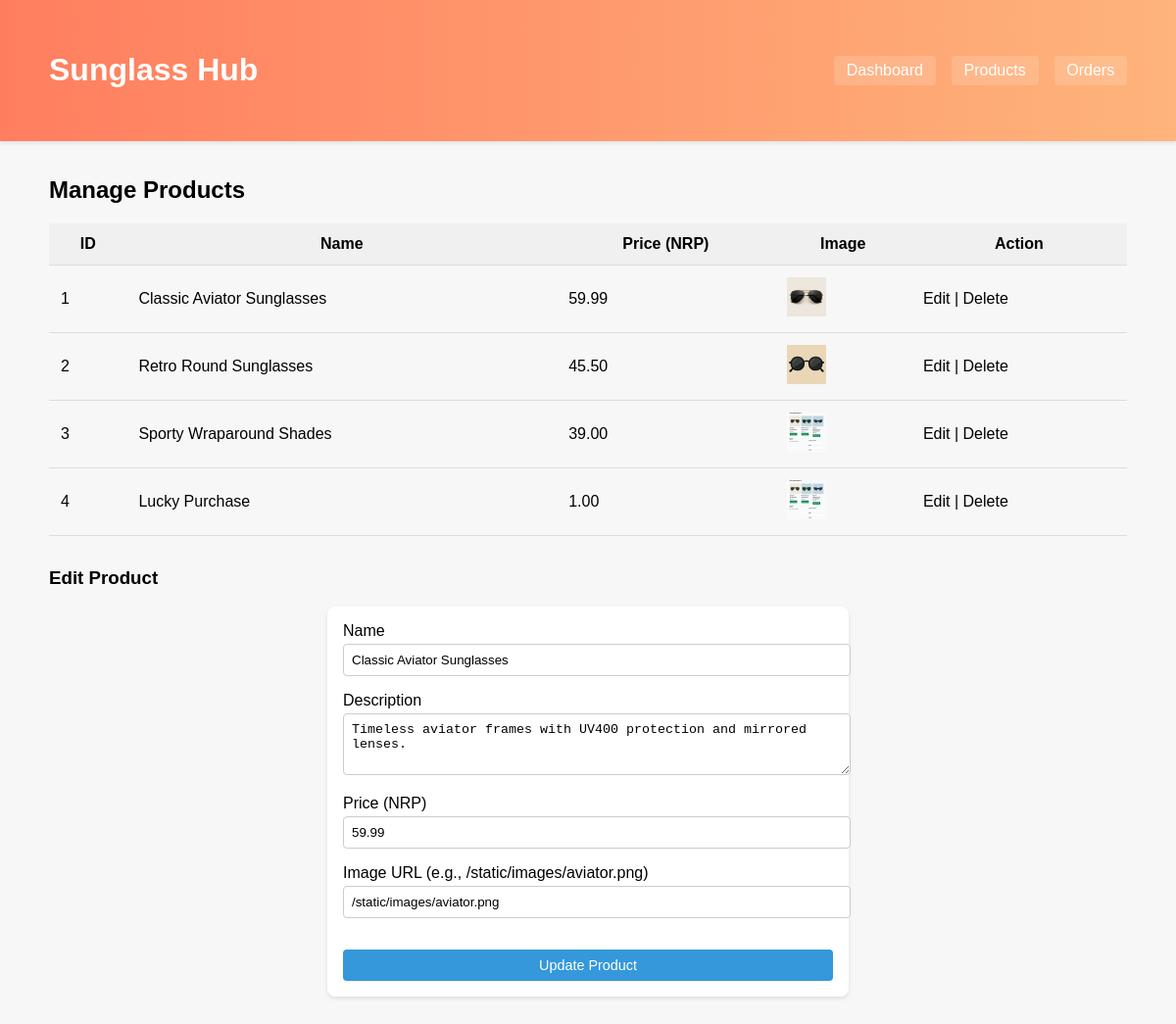
The page /admin/products?edit_id=1 on the database its author committed.
### tables this page shows
CREATE TABLE products (
            id INTEGER PRIMARY KEY AUTOINCREMENT,
            name TEXT NOT NULL,
            description TEXT NOT NULL,
            price REAL NOT NULL,
            image_url TEXT NOT NULL
        );

### main.py (the view)
@app.get("/admin/products")
def admin_products(
    request: Request,
    edit_id: Optional[int] = None,
    delete_id: Optional[int] = None,
) -> HTMLResponse:
    if delete_id:
        database.delete_product(int(delete_id))
        return RedirectResponse(url="/admin/products", status_code=303)
    products = database.get_products()
    product_to_edit = database.get_product(edit_id) if edit_id else None
    return templates.TemplateResponse(
        "admin_products.html",
        {"request": request, "products": products, "product_to_edit": product_to_edit},
    )

### templates/admin_products.html (shortened to what this page needs)
<!DOCTYPE html>
<html lang="en">
<head>
  <link rel="stylesheet" href="/static/css/styles.css">
</head>
<body>
  <header>
    <div class="container">
      <h1><a href="/">Sunglass Hub</a></h1>
      <nav>
        <a class="nav-link" href="/admin">Dashboard</a>
        <a class="nav-link" href="/admin/products">Products</a>
        <a class="nav-link" href="/admin/orders">Orders</a>
      </nav>
    </div>
  </header>
  <div class="container">
    <h2>Manage Products</h2>
    <table class="cart-table">
      <thead>
        <tr><th>ID</th><th>Name</th><th>Price (NRP)</th><th>Image</th><th>Action</th></tr>
      </thead>
      <tbody>
        {% for p in products %}
        <tr>
          <td>{{ p.id }}</td>
          <td>{{ p.name }}</td>
          <td>{{ '%.2f' % p.price }}</td>
          <td><img src="{{ p.image_url }}" alt="{{ p.name }}" style="height:40px;"></td>
          <td><a href="/admin/products?edit_id={{ p.id }}">Edit</a> | <a href="/admin/products?delete_id={{ p.id }}" onclick="return confirm('Delete this product?');">Delete</a></td>
        </tr>
        {% endfor %}
      </tbody>
    </table>
    <h3 style="margin-top:2rem;">{% if product_to_edit %}Edit Product{% else %}Add Product{% endif %}</h3>
    <form action="/admin/save-product" method="get" style="max-width:500px;">
      <div>
        <label for="name">Name</label>
        <input type="text" id="name" name="name" required value="{{ product_to_edit.name if product_to_edit else '' }}">
      </div>
      <div>
        <label for="description">Description</label>
        <textarea id="description" name="description" rows="3" required>{{ product_to_edit.description if product_to_edit else '' }}</textarea>
      </div>
      <div>
        <label for="price">Price (NRP)</label>
        <input type="number" step="0.01" id="price" name="price" required value="{{ product_to_edit.price if product_to_edit else '' }}">
      </div>
      <div>
        <label for="image_url">Image URL (e.g., /static/images/aviator.png)</label>
        <input type="text" id="image_url" name="image_url" required value="{{ product_to_edit.image_url if product_to_edit else '/static/images/aviator.png' }}">
      </div>
      <button type="submit" class="btn btn-primary" style="margin-top:1rem;">{% if product_to_edit %}Update{% else %}Add{% endif %} Product</button>
    </form>
  </div>
</body>
</html>

### static/css/styles.css (style rules this page uses)
body { margin: 0; font-family: Arial, Helvetica, sans-serif; background-color: #f7f7f7; }
header { background: linear-gradient(90deg, #ff7e5f 0%, #feb47b 100%); color: #ffffff; padding: 1rem 1.5rem; box-shadow: 0 2px 4px rgba(0, 0, 0, 0.1); }
header .container { display: flex; justify-content: space-between; align-items: center; max-width: 1100px; margin: 0 auto; }
a { color: inherit; text-decoration: none; }
nav { display: flex; align-items: center; gap: 1rem; }
.nav-link { position: relative; font-weight: 500; padding: 0.4rem 0.8rem; border-radius: 4px; transition: background-color 0.3s ease, color 0.3s ease; background-color: rgba(255, 255, 255, 0.15); color: #ffffff; }
.container { max-width: 1100px; margin: 0 auto; padding: 1rem; }
.btn { display: inline-block; padding: 0.5rem 1rem; border-radius: 4px; border: none; font-size: 0.9rem; cursor: pointer; transition: background-color 0.2s; }
.btn-primary { background-color: #3498db; color: #fff; }
.cart-table { width: 100%; border-collapse: collapse; margin-top: 1rem; }
.cart-table th, .cart-table td { padding: 0.75rem; border-bottom: 1px solid #ddd; }
.cart-table th { background-color: #f0f0f0; }
form { max-width: 600px; margin: 1rem auto; background-color: #fff; padding: 1rem; border-radius: 8px; box-shadow: 0 2px 4px rgba(0,0,0,0.1); }
form div { margin-bottom: 1rem; }
form label { display: block; margin-bottom: 0.25rem; }
form input, form textarea { width: 100%; padding: 0.5rem; border: 1px solid #ccc; border-radius: 4px; }
form button { display: block; width: 100%; padding: 0.75rem; border: none; border-radius: 4px; background-color: #27ae60; color: #fff; font-size: 1rem; cursor: pointer; transition: background-color 0.2s; }

### rows shown on the page
products: id "1", name "Classic Aviator Sunglasses", price "59.99", image_url (picture), description "Timeless aviator frames with UV400 protection and mirrored lenses.", image_url "/static/images/aviator.png"
products: id "2", name "Retro Round Sunglasses", price "45.50", image_url (picture)
products: id "3", name "Sporty Wraparound Shades", price "39.00", image_url (picture)
products: id "4", name "Lucky Purchase", price "1.00", image_url (picture)
